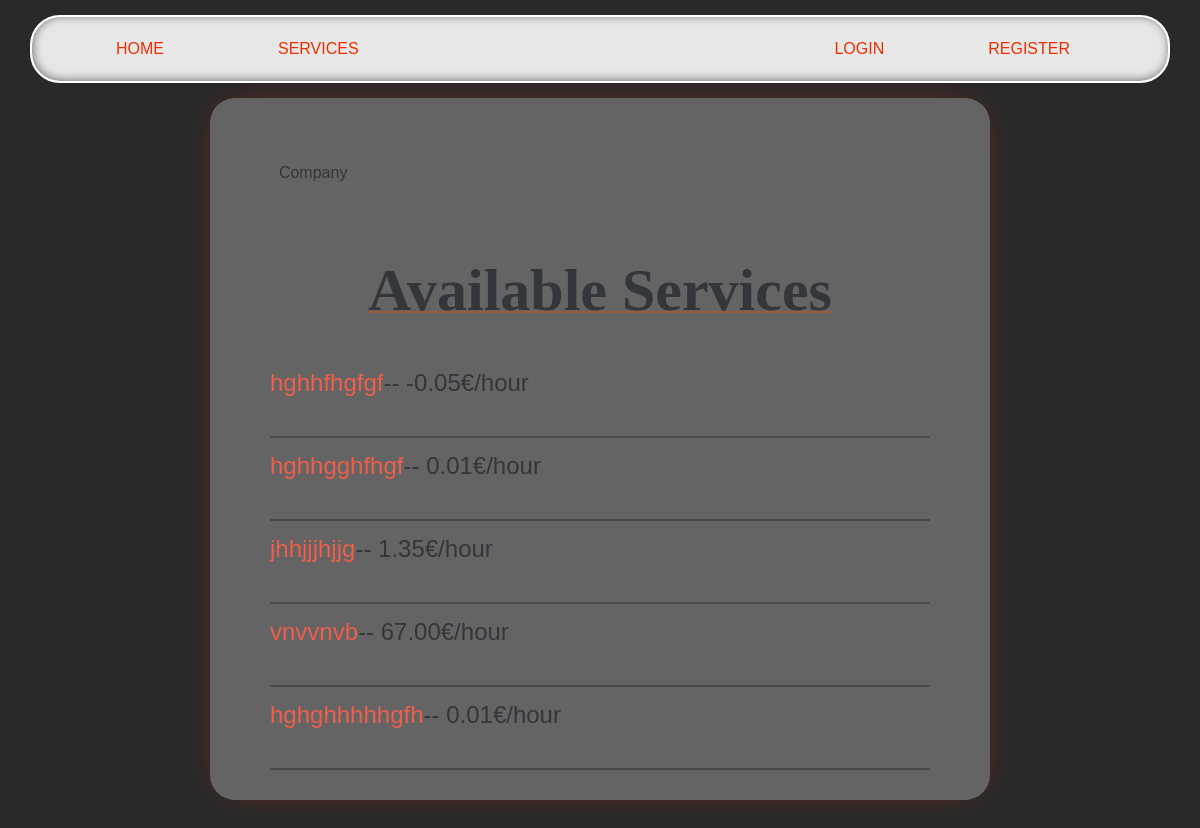
Before: /company/Heal/ with the older database file.
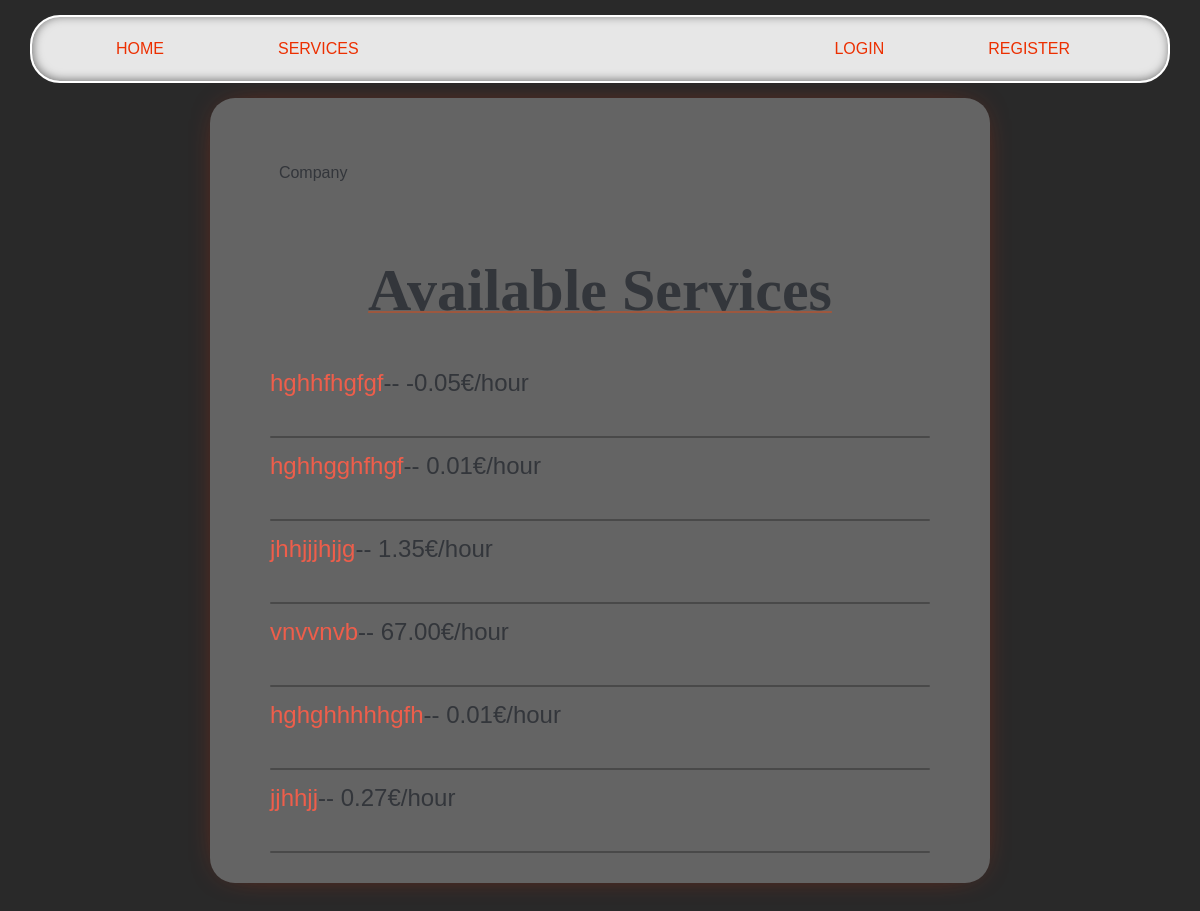
After: the same page with the newer database file.
### services/models.py (models this page shows, shortened)
class Service(models.Model):
    company = models.ForeignKey(Company, on_delete=models.CASCADE, related_name='services')
    name = models.CharField(max_length=40)
    description = models.TextField()
    price_per_hour = models.DecimalField(decimal_places=2, max_digits=100)
    rating = models.IntegerField(validators=[MinValueValidator(0), MaxValueValidator(5)], default=0)
    choices = (
        ('Air Conditioner', 'Air Conditioner'),
        ('Carpentry', 'Carpentry'),
        ('Electricity', 'Electricity'),
        ('Gardening', 'Gardening'),
        ('Home Machines', 'Home Machines'),
        ('House Keeping', 'House Keeping'),
        ('Interior Design', 'Interior Design'),
        ('Locks', 'Locks'),
        ('Painting', 'Painting'),
        ('Plumbing', 'Plumbing'),
        ('Water Heaters', 'Water Heaters'),
    )
    field = models.CharField(max_length=30, blank=False, null=False, choices=choices)
    created_at = models.DateTimeField(auto_now=True, null=False)
    request_count = models.IntegerField(default=0)

### netfix/views.py (the view)
# urls.py: path('company/<slug:name>/', v.company_profile, name='company_profile')
def company_profile(request, name):
    try:
        company = get_object_or_404(Company, user__username=name)
        if not company:
            raise Http404("User is not a company")
        services = Service.objects.filter(
            company=Company.objects.get(user=company)).order_by("created_at")
        return render(request, 'users/profile.html',
        {'user': company,
        'services': services
        })
    except User.DoesNotExist:
        raise Http404("User does not exist")

### users/templates/users/profile.html (shortened to what this page needs)
{% extends 'main/base.html' %}
{% block content %}
    {% if user.is_customer %}
        <div style="display: ruby;">
            <h1>{{ user.username }} ({{user_age}} y/o)</h1>
            <p>{{ user.email }}</p>
            <p style="float: right;">Customer</p>
        </div>
    {% else %}
        <div style="display: ruby;">
            <p style="float: right;">{{user.company.field}} Company</p>
        </div>
       {% endif %}
    {% if 'customer' in request.path %}
        <p class="title">Previous Requested Services</p>
    {% else %}
        <p class="title">Available Services</p>
    {% endif %}
    {% if user.is_customer %}
        {% for service in sh %}
            <div>
                <a href="/services/{{service.service.id}}">{{service.service.name}}</a> ({{service.service.field}})
                <p style="margin: 0; display: inline-block;"> ❱❱ {{service.price}}</p>
                <p style="margin: 0; display: inline-block;"> ❱❱ {{ service.request_date }}</p>
                <p style="float: right; margin: 0;">
                    by <a href="/company/{{service.service.company.user}}">{{service.service.company.user}}</a>
                </p>
            </div>
            <div class="line"></div>
        {% endfor %}
    {% else %}
        {% for service in services %}
        <div class="list_services_profile">
            <a href="/services/{{service.id}}">{{service.name}}</a>-- {{service.price_per_hour}}€/hour
            <div class="line"></div>
        </div>
        {% endfor %}
    {% endif %}
{% endblock %}

Changed rows visible on the page:
added Service: name "jjhhjj", price_per_hour "0.27"
